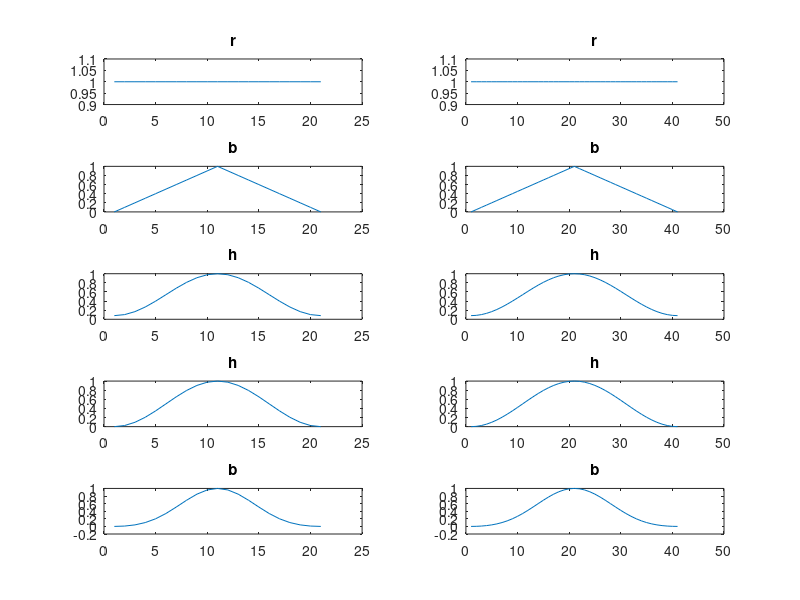
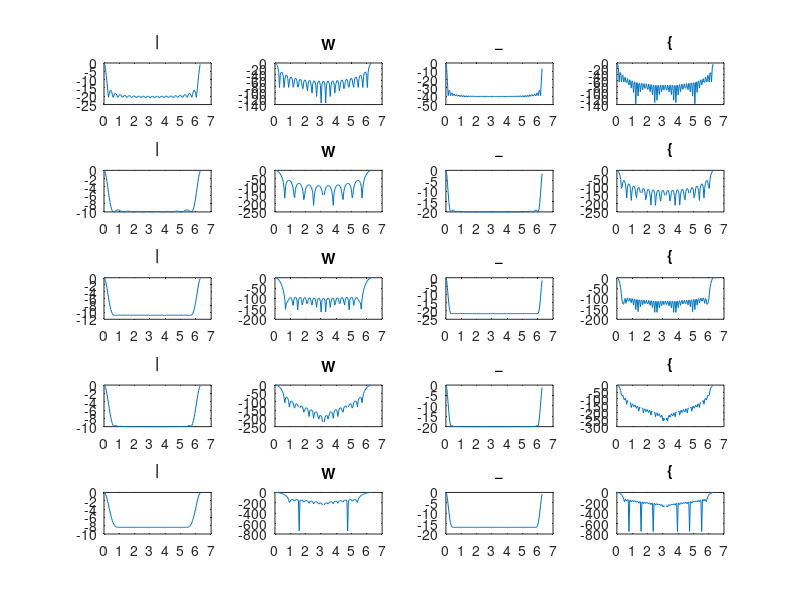
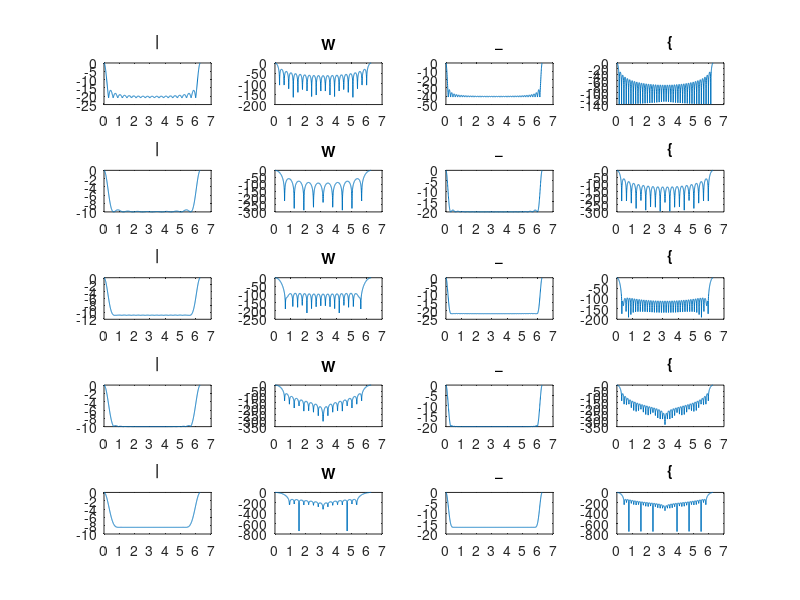

Write MATLAB code to recreate these figures, in order.
% Plot various window functions
close;clc;clear;
PLOT_RANGE = 50;
fft_size = [ 128 1024 ];
index_size_128 = 0:2*pi/127:2*pi;
index_size_1024 = 0:2*pi/1023:2*pi;
t = -PLOT_RANGE:1:PLOT_RANGE;

rect_10 = rectwin(21); rect_40 = rectwin(41);
bartlett_10 = bartlett(21); bartlett_40 = bartlett(41);
hamming_10 = hamming(21); hamming_40 = hamming(41);
hann_10 = hann(21); hann_40 = hann(41);
blackman_10 = blackman(21); blackman_40 = blackman(41);

windows_10 = [ rect_10'
            bartlett_10'
            hamming_10'
            hann_10'
            blackman_10' 
        ];

windows_40 = [ rect_40'
            bartlett_40'
            hamming_40'
            hann_40'
            blackman_40'
        ];

names = [ "rect, M = 10" 
        "rect, M = 40"
        "bartlett, M = 10" 
        "bartlett, M = 40"
        "hamming, M = window10" 
        "hamming, M = window40"
        "hann, M = window10" 
        "hann, M = window40"
        "blackman, M = window10" 
        "blackman, M = window40" 
        ];
    
names2 = [ "|W_{rect}|, M = 10" "20log|W|, M = 10" "|W_{rect}|, M = 40" "20log|W|, M = 40"
        "|W_{bartlett}|, M = 10" "20log|W|, M = 10" "|W_{bartlett}|, M = 40" "20log|W|, M = 40"
        "|W_{hamming}|, M = 10" "20log|W|, M = 10" "|W_{hamming}|, M = 40" "20log|W|, M = 40"
        "|W_{hann}|, M = 10" "20log|W|, M = 10" "|W_{hann}|, M = 40" "20log|W|, M = 40"
        "|W_{blackman}|, M = 10" "20log|W|, M = 10" "|W_{blackman}|, M = 40" "20log|W|, M = 40"
        ];

figure(1)
for i = 1:5
    subplot(5,2,2*i-1);
    plot(windows_10(i,:));
    title(names(2*i-1));

    subplot(5,2,2*i);
    plot(windows_40(i,:));
    title(names(2*i));
end

for j = 1:2
    figure(j+1)
    for i = 0:4
        freq_signal_10 = abs(fft(windows_10(i+1,:), fft_size(j)));
        freq_signal_40 = abs(fft(windows_40(i+1,:), fft_size(j)));

        if j == 1
            index_size = index_size_128;
        else
            index_size = index_size_1024;
        end

        subplot(5,4,i*4+1);
        norm_freq_signal_10 = [index_size; freq_signal_10 - freq_signal_10(1)]';
        plot(norm_freq_signal_10(:,1), norm_freq_signal_10(:,2));
        title(names2(i+1,1))

        subplot(5,4,i*4+2);
        log_scale_10 = 20*log(freq_signal_10);
        norm_log_scale_10 = [index_size; log_scale_10 - log_scale_10(1)]';
        plot(norm_log_scale_10(:,1), norm_log_scale_10(:,2));
        title(names2(i+1,2))

        subplot(5,4,i*4+3);
        norm_freq_signal_40 = [index_size; freq_signal_40 - freq_signal_40(1)]';
        plot(norm_freq_signal_40(:,1), norm_freq_signal_40(:,2));
        title(names2(i+1,3))

        subplot(5,4,i*4+4);
        log_scale_40 = 20*log(freq_signal_40);
        norm_log_scale_40 = [index_size; log_scale_40 - log_scale_40(1)]';
        plot(norm_log_scale_40(:,1), norm_log_scale_40(:,2));
        title(names2(i+1,4))
    end
end
